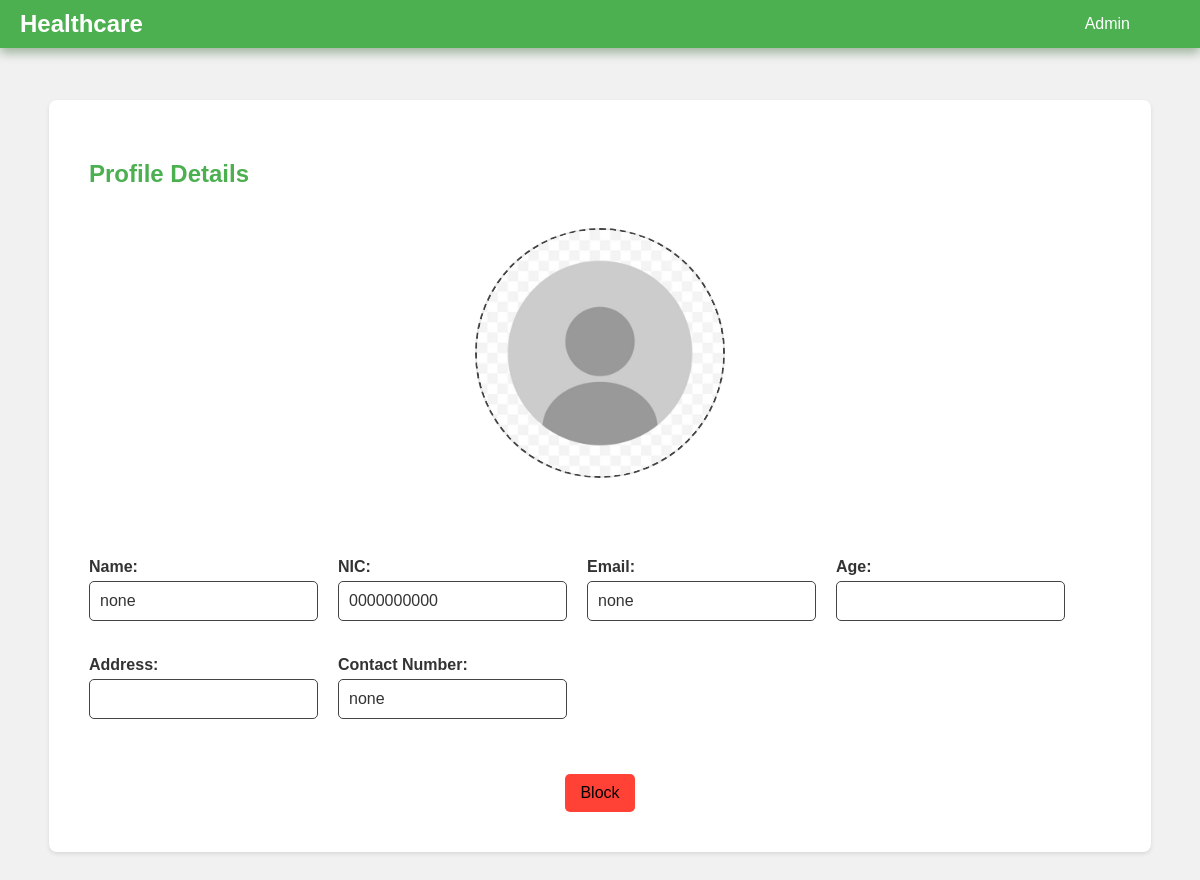
Screenshot of /admin/employee-profile.php?id_num=0000000000&tname=registered_doctor with the database file from the repository.
### tables this page shows
CREATE TABLE IF NOT EXISTS `registered_doctor` (
  `id_num` varchar(50) NOT NULL,
  `name` varchar(50) DEFAULT NULL,
  `email` varchar(50) DEFAULT NULL,
  `mobile` varchar(50) DEFAULT NULL,
  `password` varchar(200) DEFAULT NULL,
  `verification_code` varchar(50) DEFAULT NULL,
  `register_date` datetime DEFAULT NULL,
  `status` int DEFAULT '1',
  `age` int DEFAULT NULL,
  `address` text,
  `image` varchar(100) DEFAULT NULL,
  PRIMARY KEY (`id_num`) USING BTREE,
  KEY `FK_registered_doctor_ststus_type` (`status`),
  CONSTRAINT `FK_registered_doctor_ststus_type` FOREIGN KEY (`status`) REFERENCES `status_type` (`id`)
);

### connection.php (called while the page is built, shortened)
<?php
class Database
{
    public static $connection;
    public static function SetUpConnection()
    {
        if (!isset(Database::$connection)) {
            Database::$connection = new mysqli(DB_HOST, DB_USER, DB_PASS, DB_NAME, DB_PORT);
        }
    }
    public static function search($q)
    {
        return Database::$connection->query($q);
    }
}

### admin/employee-profile.php (the view, shortened to what this page needs)
<!DOCTYPE html>
<html lang="en">
<head>
    <link rel="stylesheet" href="../assets/css/common.css">
    <link rel="stylesheet" href="../assets/css/header.css">
    <link rel="stylesheet" href="employee-profile.css">
    <link rel="stylesheet" href="https://cdnjs.cloudflare.com/ajax/libs/font-awesome/6.5.2/css/all.min.css" />
</head>
<body>
<?php
require_once "../connection.php";
$idnum = $_GET["id_num"];
$Tname = $_GET["tname"];
$resultSet  = Database::search("SELECT * FROM  `$Tname`  WHERE `id_num` = '" . $idnum . "'");
$numRow = $resultSet->num_rows;
if ($numRow > 0) {
    $userData = $resultSet->fetch_assoc();
?>
    <header class="header">
        <div class="logo">Healthcare</div>
        <div class="header-username">Admin</div>
    </header>
    <div class="container">
        <div class="profile-details">
            <div class="detail-heading">
                <h2>Profile Details</h2>
            </div>
            <div class="image-upload-container">
                <div class="image-preview" id="imagePreview">
                <?php
                        if (isset($userData["image"])) {
                        ?>
   <img id="imageDisplay" src="../assets/images/Employe_profile/<?php echo $userData["image"] ?>" alt="Employee Image">
<?php
                        } else {
                        ?>
   <img id="imageDisplay" src="../assets/images/Employe_profile/emptyprofile.jpg" alt="Employee Image">
<?php
                        }
                        ?>
                </div>
            </div>
            <div class="form-row">
                    <div class="form-group">
                        <label>Name:</label>
                        <input class="profile-inputs" type="text" id="name" name="name" value="<?php echo $userData["name"] ?>" disabled required>
                    </div>
                    <div class="form-group">
                        <label>NIC:</label>
                        <input class="profile-inputs" type="text" id="nic" name="nic" value="<?php echo $userData["id_num"] ?>" disabled required>
                    </div>
                    <div class="form-group">
                        <label>Email:</label>
                        <input class="profile-inputs" type="email" id="email" name="email" value="<?php echo $userData["email"] ?>" disabled>
                    </div>
                    <div class="form-group">
                        <label>Age:</label>
                        <input class="profile-inputs" type="number" id="age" name="age" value="<?php echo $userData["age"] ?>" disabled required>
                    </div>
                    <div class="form-group">
                        <label>Address:</label>
                        <input class="profile-inputs" type="text" id="address" name="address" value="<?php echo $userData["address"] ?>" disabled required>
                    </div>
                    <div class="form-group">
                        <label>Contact Number:</label>
                        <input class="profile-inputs" type="text" id="contact" name="contact" value="<?php echo $userData["mobile"] ?>" disabled required>
                    </div>
                </div>
            <div style="display: flex; width: 100%; justify-content: center;" class="">
                <?php
                if( $userData["status"] == 2){
?>
 <button style="background-color: orange;" onclick="blockemployee('<?php echo $idnum ?>', '<?php echo $Tname ?>');" id="blockButton" class="blockButton">UnBlock</button>
<?php
                }else{
?>
<button onclick="blockemployee('<?php echo $idnum ?>', '<?php echo $Tname ?>');" id="blockButton" class="blockButton">Block</button>
<?php
                }
                ?>
            </div>
        </div>
    </div>
    <?php
} else {
    header('Location: admin.php');
}
?>
</body>
</html>

### assets/css/common.css (style rules this page uses)
:root { --base-color: #4CAF50; --second-base-color: #388E3C; --dark-gray: #333333; --medium-gray: #444444; --error-color: #FF4136; }
* { margin: 0%; padding: 0%; box-sizing: border-box; font-family: Arial, sans-serif; }

### assets/css/header.css (style rules this page uses)
header { display: flex; justify-content: space-between; align-items: center; z-index: 1000; background-color: var(--base-color); padding: 10px 20px; color: white; position: fixed; left: 0%; top: 0%; width: 100%; box-shadow: 0px 5px 10px rgba(4, 65, 0, 0.349); }
header .logo { font-size: 1.5em; font-weight: bold; cursor: pointer; }
.header-username { margin-right: 50px; }

### admin/employee-profile.css (style rules this page uses)
body { font-family: Arial, sans-serif; background-color: #f1f1f1; margin: 0; padding: 20px; padding-bottom: 100px; }
.container { max-width: 95%; margin: 80px auto; background-color: #fff; padding: 20px; border-radius: 8px; box-shadow: 0 2px 4px rgba(0, 0, 0, 0.1); }
.profile-details { margin-top: 20px; padding: 20px; display: flex; flex-direction: column; border-radius: 10px; align-items: center; }
.detail-heading { width: 100%; display: flex; justify-content: space-between; }
.profile-details h2 { color: var(--base-color); margin-bottom: 20px; width: 100%; }
.profile-details .form-row { display: flex; flex-wrap: wrap; gap: 20px; margin-bottom: 40px; }
.profile-details .form-group { flex: 1; min-width: 200px; max-width: max-content; }
.profile-details label { display: block; margin-bottom: 5px; color: var(--dark-gray); font-weight: bold; }
.profile-inputs { max-width: 400px; display: block; padding: 10px; font-size: 1em; border: 1px solid var(--medium-gray); border-radius: 5px; background-color: #f9f9f9; }
.blockButton, .unblockButton { margin-bottom: 0px; padding: 10px 15px; border: none; border-radius: 5px; font-size: 1em; cursor: pointer; background-color: var(--error-color); transition: background-color 0.3s; }
.image-upload-container { display: flex; flex-direction: column; align-items: center; gap: 10px; padding: 0px; border: 2px dashed var(--medium-gray); border-radius: 50%; width: 250px; aspect-ratio: 1/1; margin: 20px auto; margin-bottom: 80px; background-color: #e7e7e7; position: relative; align-self: flex-start; }
.image-preview { display: flex; flex-direction: column; align-items: center; gap: 10px; width: 100%; height: 100%; border-radius: 50%; text-align: center; background-color: white; }
.image-preview img { width: 100%; height: 100%; object-fit: cover; border-radius: 50%; }
.form-group { margin-bottom: 15px; }
.form-group label { display: block; margin-bottom: 5px; color: var(--dark-gray); }
.form-group input { width: 100%; max-width: 500px; padding: 10px; border: 1px solid var(--medium-gray); border-radius: 5px; font-size: 1em; color: var(--dark-gray); background-color: #FFFFFF; transition: border-color 0.3s; }

### rows the page displays
registered_doctor: name "none", nic "0000000000", email "none", contact "none"
